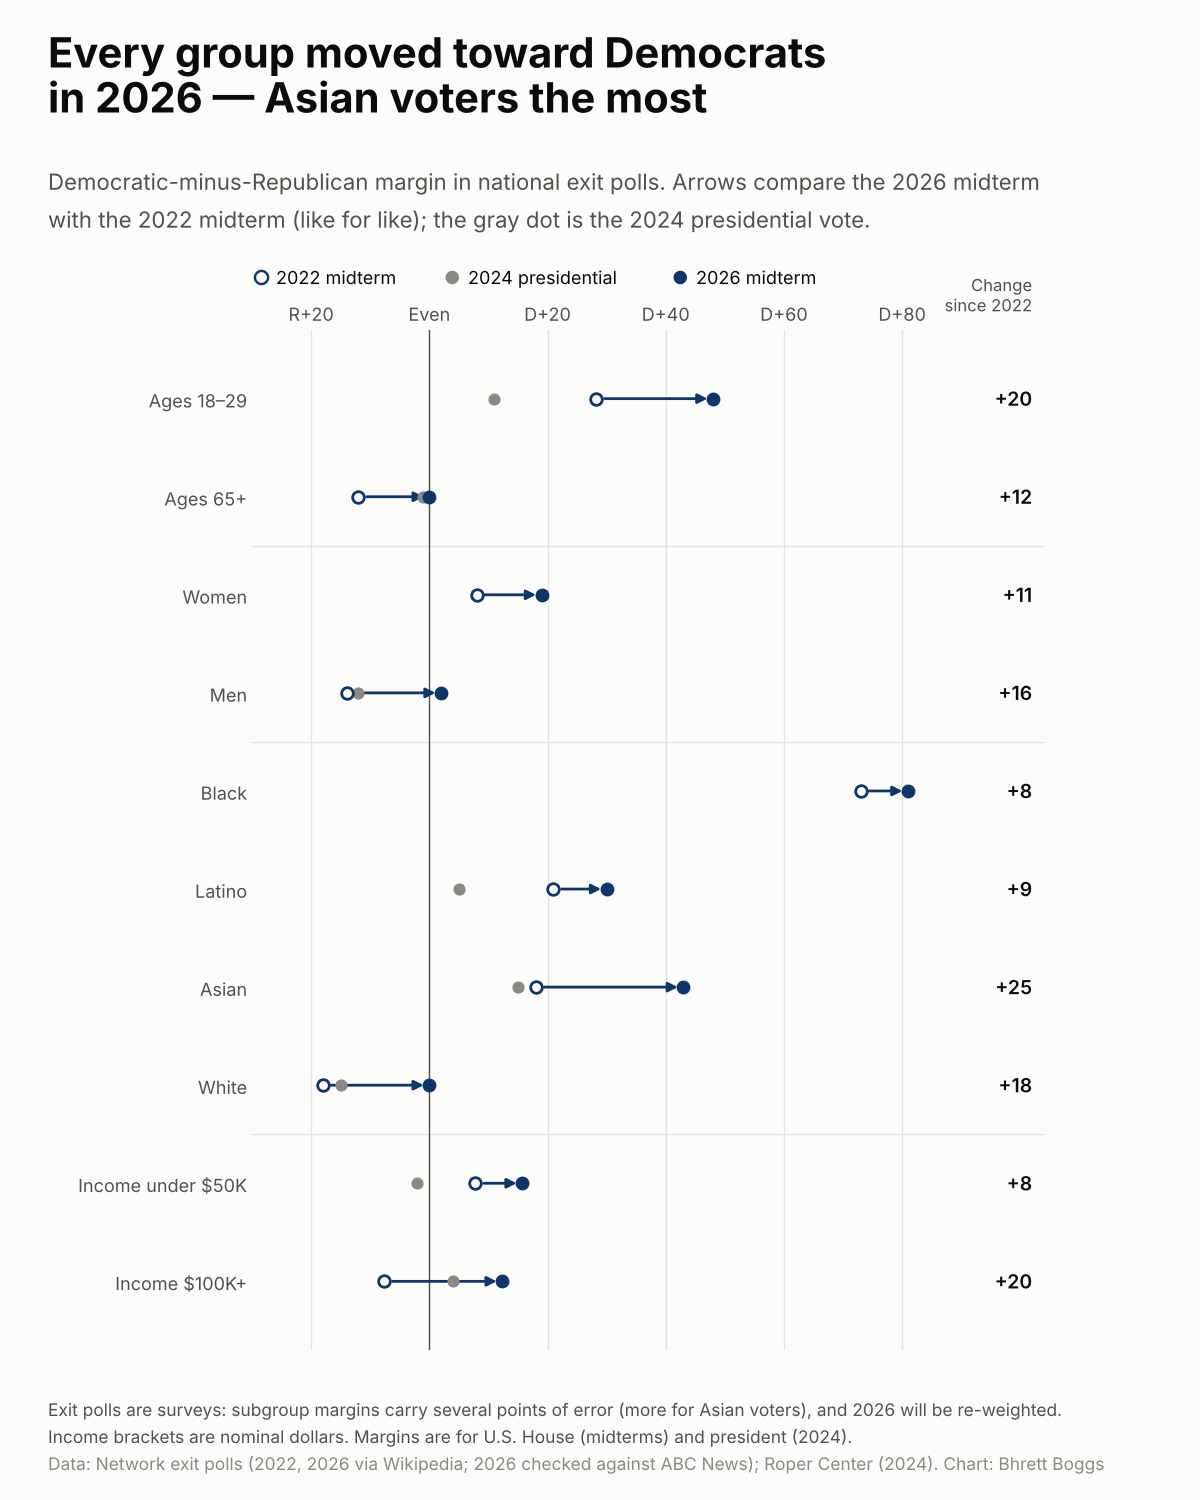

This figure's Python source:
"""Which groups moved most in 2026? Each group's margin in the 2022 midterm, 2024 presidential and 2026 midterm.

Reads  data/clean/exit_poll_groups.csv
Writes viz/demographic_shift_2026/demographic_shift_2026.png

The arrow runs 2022 -> 2026 (midterm to midterm, the like-for-like comparison). The gray dot is 2024's presidential vote.
"""
import sys
from pathlib import Path

import matplotlib.pyplot as plt
import pandas as pd

sys.path.insert(0, str(Path(__file__).resolve().parents[1]))
from style import ACCENT, CLEAN, FIGSIZE, GRID, INK, INK_2, MUTED, SURFACE, footer, setup, titles  # noqa: E402

HERE = Path(__file__).resolve().parent
ORDER = [("Age", "18-29"), ("Age", "65+"), ("Gender", "Women"), ("Gender", "Men"), ("Race", "Black"),
         ("Race", "Hispanic/Latino"), ("Race", "Asian"), ("Race", "White"), ("Income", "Under $50K"),
         ("Income", "$100K+")]
NOUN = {"Asian": "Asian voters", "18-29": "young voters", "White": "white voters", "Men": "men", "$100K+": "higher earners"}
LABEL = {"18-29": "Ages 18–29", "65+": "Ages 65+", "Hispanic/Latino": "Latino", "Under $50K": "Income under $50K",
         "$100K+": "Income $100K+"}


def fmt(v: float) -> str:
    return "Even" if round(v) == 0 else (f"D+{v:.0f}" if v > 0 else f"R+{-v:.0f}")


def main() -> None:
    setup()
    d = pd.read_csv(CLEAN / "exit_poll_groups.csv")
    w = d.pivot_table(index=["dimension", "group"], columns="year", values="margin")
    rows = [(dim, g, w.loc[(dim, g), 2022], w.loc[(dim, g), 2024], w.loc[(dim, g), 2026]) for dim, g in ORDER]
    t = pd.DataFrame(rows, columns=["dim", "group", "m22", "m24", "m26"])
    t["chg"] = t.m26 - t.m22
    top = t.sort_values("chg", ascending=False).iloc[0]

    fig = plt.figure(figsize=FIGSIZE, dpi=100)
    ax = fig.add_axes([0.21, 0.10, 0.66, 0.68])
    y = list(range(len(t)))[::-1]
    prev = None
    for yi, r in zip(y, t.itertuples()):
        if r.dim != prev and prev is not None:
            ax.axhline(yi + 0.5, color=GRID, lw=1)
        prev = r.dim
        ax.annotate("", (r.m26, yi), (r.m22, yi), arrowprops=dict(arrowstyle="-|>", color=ACCENT, lw=2,
                                                                   mutation_scale=14, shrinkA=6, shrinkB=4))
        ax.scatter([r.m22], [yi], s=70, facecolor=SURFACE, edgecolor=ACCENT, lw=2, zorder=4)
        ax.scatter([r.m24], [yi], s=60, color=MUTED, zorder=3)
        ax.scatter([r.m26], [yi], s=80, color=ACCENT, zorder=5)
        ax.text(102, yi, f"{r.chg:+.0f}", va="center", ha="right", fontsize=14, weight="semibold", color=INK)
    ax.set_yticks(y)
    ax.set_yticklabels([LABEL.get(g, g) for g in t.group], fontsize=14)
    ax.axvline(0, color=INK_2, lw=1)
    ax.set_xlim(-30, 104)
    ax.set_ylim(-0.7, len(t) - 0.3)
    ax.set_xticks([-20, 0, 20, 40, 60, 80])
    ax.xaxis.set_major_formatter(plt.FuncFormatter(lambda v, _: fmt(v)))
    ax.xaxis.tick_top()
    ax.grid(axis="x", color=GRID, lw=1)
    ax.set_axisbelow(True)
    for sp in ax.spines.values():
        sp.set_visible(False)
    ax.tick_params(length=0, labelsize=13)
    ax.text(102, len(t) - 0.15, "Change\nsince 2022", ha="right", va="bottom", fontsize=12, color=INK_2)

    fig.text(0.21, 0.815, "○", fontsize=15, color=ACCENT, va="center", weight="bold")
    fig.text(0.23, 0.815, "2022 midterm", fontsize=13, color=INK, va="center")
    fig.text(0.37, 0.815, "●", fontsize=13, color=MUTED, va="center")
    fig.text(0.39, 0.815, "2024 presidential", fontsize=13, color=INK, va="center")
    fig.text(0.56, 0.815, "●", fontsize=13, color=ACCENT, va="center")
    fig.text(0.58, 0.815, "2026 midterm", fontsize=13, color=INK, va="center")

    titles(fig, "Every group moved toward Democrats",
           f"in 2026 — {NOUN.get(top.group, top.group)} the most",
           "Democratic-minus-Republican margin in national exit polls. Arrows compare the 2026 midterm\n"
           "with the 2022 midterm (like for like); the gray dot is the 2024 presidential vote.")
    footer(fig, [
        "Exit polls are surveys: subgroup margins carry several points of error (more for Asian voters), and 2026 will be re-weighted.",
        "Income brackets are nominal dollars. Margins are for U.S. House (midterms) and president (2024).",
    ], "Network exit polls (2022, 2026 via Wikipedia; 2026 checked against ABC News); Roper Center (2024)")

    out = HERE / "demographic_shift_2026.png"
    fig.savefig(out, facecolor=SURFACE)
    print(f"wrote {out}\n{t.round(0).to_string()}")


if __name__ == "__main__":
    main()
